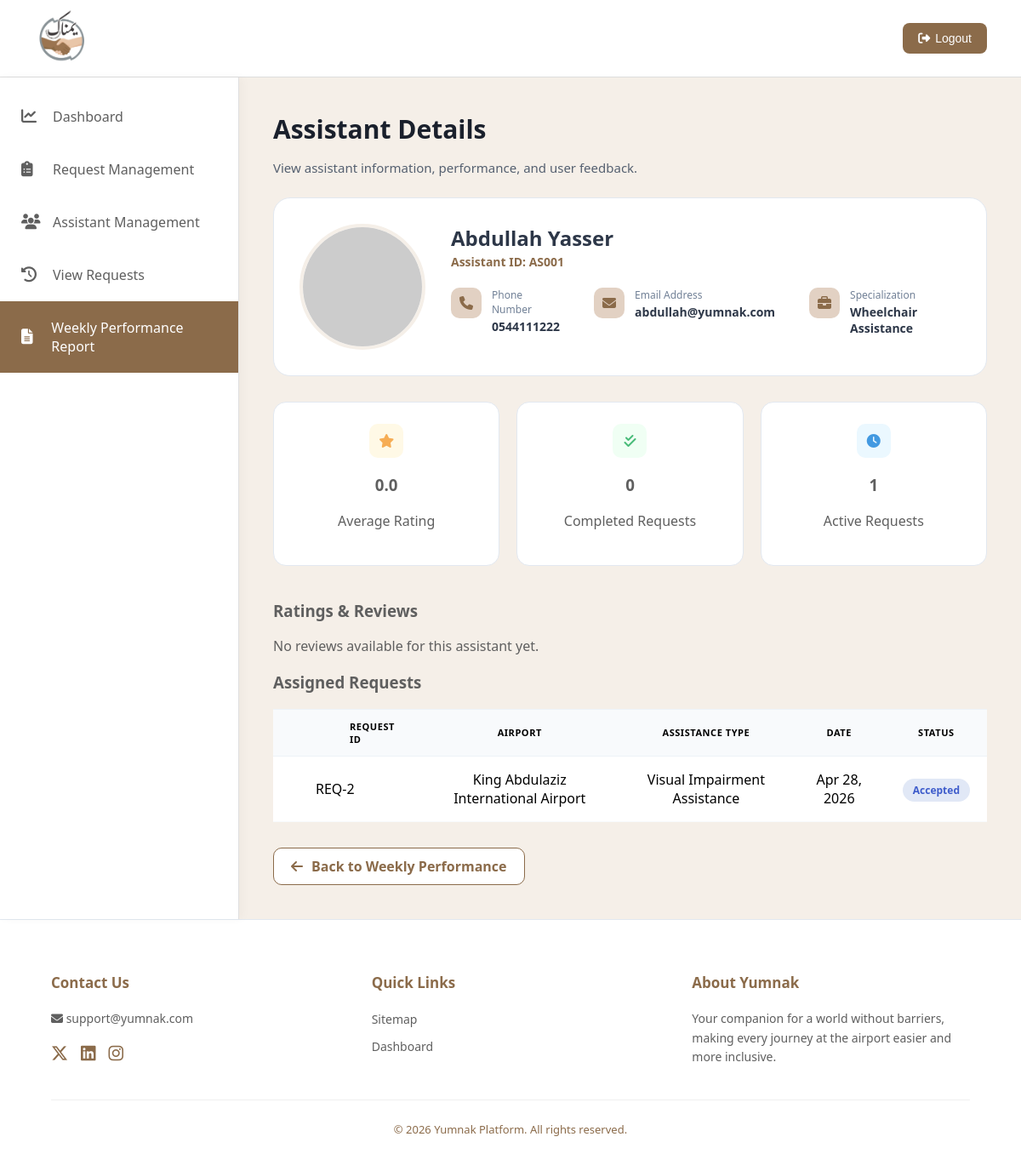
The app's page /Assistant_profile.php?id=1 (signed in) with its own data.
### tables this page shows
CREATE TABLE ASSISTANT (
    AssistantID INT(11) AUTO_INCREMENT PRIMARY KEY,
    Name VARCHAR(100) NOT NULL,
    Phone VARCHAR(20) NOT NULL,
    Email VARCHAR(100) UNIQUE NOT NULL,
    Specialization ENUM(
        'Wheelchair Assistance', 
        'Mobility Assistance', 
        'Visual Impairment Assistance', 
        'Hearing Impairment Assistance', 
        'Cognitive Assistance'
    ) NOT NULL,
    AdminID INT,
    FOREIGN KEY (AdminID) REFERENCES ADMIN(AdminID) ON DELETE SET NULL
);

CREATE TABLE ASSISTANCE_REQUEST (
    RequestID INT(11) AUTO_INCREMENT PRIMARY KEY,
    PreferredTime DATETIME NOT NULL,
    Date DATETIME DEFAULT CURRENT_TIMESTAMP,
    ExtraNote VARCHAR(255),
    Status ENUM('Pending', 'Accepted', 'Rejected', 'Cancelled', 'Completed') DEFAULT 'Pending', 
    IsPaid BOOLEAN DEFAULT FALSE,
    TravelerID INT NOT NULL,
    AdminID INT,
    AssistantID INT,
    GateID VARCHAR(50) NOT NULL,
    FOREIGN KEY (TravelerID) REFERENCES TRAVELER(UserID) ON DELETE CASCADE,
    FOREIGN KEY (AdminID) REFERENCES ADMIN(AdminID) ON DELETE SET NULL,
    FOREIGN KEY (AssistantID) REFERENCES ASSISTANT(AssistantID) ON DELETE SET NULL,
    FOREIGN KEY (GateID) REFERENCES GATE(GateID) ON DELETE RESTRICT
);

### Assistant_profile.php (the view, shortened to what this page needs)
<?php
require 'db_connection.php';
$assistant_id = isset($_GET['id']) ? intval($_GET['id']) : 0;
$stmt = $conn->prepare("SELECT * FROM ASSISTANT WHERE AssistantID = ?");
$stmt->bind_param("i", $assistant_id);
$stmt->execute();
$assistant_result = $stmt->get_result();
$assistant = $assistant_result->fetch_assoc();
$stats_sql = "SELECT
    (SELECT COUNT(*) FROM ASSISTANCE_REQUEST
     WHERE AssistantID = $assistant_id AND Status = 'Completed'
     AND YEARWEEK(Date, 1) = YEARWEEK(CURDATE(), 1)) AS CompletedCount,
    (SELECT COUNT(*) FROM ASSISTANCE_REQUEST
     WHERE AssistantID = $assistant_id AND Status IN ('Pending', 'Accepted')
     AND YEARWEEK(Date, 1) = YEARWEEK(CURDATE(), 1)) AS AssignedCount,
    (SELECT ROUND(AVG(r.Stars), 1) FROM REVIEW r
     JOIN ASSISTANCE_REQUEST ar ON r.RequestID = ar.RequestID
     WHERE ar.AssistantID = $assistant_id
     AND YEARWEEK(r.Date, 1) = YEARWEEK(CURDATE(), 1)) AS AvgRating";
$stats_result = $conn->query($stats_sql);
$stats = $stats_result->fetch_assoc();
$rating = $stats['AvgRating'] ? $stats['AvgRating'] : "0.0";
$reviews_sql = "SELECT r.Stars, r.Comment, r.Date, ar.RequestID, t.UserName
                FROM REVIEW r
                JOIN ASSISTANCE_REQUEST ar ON r.RequestID = ar.RequestID
                JOIN TRAVELER t ON ar.TravelerID = t.UserID
                WHERE ar.AssistantID = $assistant_id
                AND YEARWEEK(r.Date, 1) = YEARWEEK(CURDATE(), 1)";
$reviews_result = $conn->query($reviews_sql);
$requests_sql = "SELECT
                    ar.RequestID,
                    a.AirportName,
                    ar.Date,
                    ar.Status,
                    GROUP_CONCAT(aty.AssistanceName SEPARATOR ', ') AS AssistanceNames
                 FROM ASSISTANCE_REQUEST ar
                 LEFT JOIN GATE g ON ar.GateID = g.GateID
                 LEFT JOIN AIRPORT a ON g.AirportID = a.AirportID
                 LEFT JOIN REQUEST_TYPE rt ON ar.RequestID = rt.RequestID
                 LEFT JOIN ASSISTANCE_TYPE aty ON rt.AssistanceTypeID = aty.AssistanceTypeID
                 WHERE ar.AssistantID = $assistant_id
                 AND YEARWEEK(ar.Date, 1) = YEARWEEK(CURDATE(), 1)
                 GROUP BY ar.RequestID, a.AirportName, ar.Date, ar.Status
                 ORDER BY ar.Date DESC";
$requests_result = $conn->query($requests_sql);
?>
<!DOCTYPE html>
<html lang="ar" dir="ltr">
<head>
<link rel="stylesheet" href="https://cdnjs.cloudflare.com/ajax/libs/font-awesome/6.5.1/css/all.min.css">
<link rel="stylesheet" href="StyleM.css">
</head>
<body>
<header>
    <div class="logo">
        <img src="Image/Yumnak-Logo.png" alt="Yumnak Logo">
    </div>
    <div class="logout">
        <button onclick="window.location.href='logout.php'">
            <i class="fas fa-sign-out-alt"></i>
            Logout
        </button>
    </div>
</header>
<div class="container">
            <aside class="sidebar">
    <a href="Admin-Dashboard.php" class="sidebar-item">
        <i class="fa-solid fa-chart-line"></i> Dashboard
    </a>
    <a href="request-management.php" class="sidebar-item">
        <i class="fa-solid fa-clipboard-list"></i> Request Management
    </a>
    <a href="Assistant_Management.php" class="sidebar-item">
        <i class="fa-solid fa-users"></i> Assistant Management
    </a>
    <a href="view-requests.php" class="sidebar-item">
        <i class="fa-solid fa-clock-rotate-left"></i> View Requests
    </a>
    <a href="Weekly_Performance.php" class="sidebar-item active">
        <i class="fa-solid fa-file-lines"></i> Weekly Performance Report
    </a>
</aside>
<main class="main-content">
    <div class="headline">
        <h1>Assistant Details</h1>
        <p>View assistant information, performance, and user feedback.</p>
    </div>
    <div class="profile-header-card">
            <img src="https://ui-avatars.com/api/?name=<?php echo urlencode($assistant['Name']); ?>&background=8B6B4A&color=fff" alt="Profile" class="main-avatar">
            <div class="profile-info-grid">
                <div class="name-section">
                    <h2><?php echo htmlspecialchars($assistant['Name']); ?></h2>
                    <span class="id-tag">Assistant ID: AS00<?php echo $assistant['AssistantID']; ?></span>
                </div>
                <div class="contact-details-row">
                    <div class="detail-item">
                        <i class="fa-solid fa-phone"></i>
                        <div><label>Phone Number</label><p><?php echo htmlspecialchars($assistant['Phone']); ?></p></div>
                    </div>
                    <div class="detail-item">
                        <i class="fa-solid fa-envelope"></i>
                        <div><label>Email Address</label><p><?php echo htmlspecialchars($assistant['Email']); ?></p></div>
                    </div>
                    <div class="detail-item">
                        <i class="fa-solid fa-briefcase"></i>
                        <div><label>Specialization</label><p><?php echo htmlspecialchars($assistant['Specialization']); ?></p></div>
                    </div>
                </div>
            </div>
        </div>
    <div class="stats-container">
            <div class="stat-box"><div class="stat-icon rating-bg"><i class="fa-solid fa-star"></i></div><h3><?php echo $rating; ?></h3><p>Average Rating</p></div>
            <div class="stat-box"><div class="stat-icon completed-bg"><i class="fa-solid fa-check-double"></i></div><h3><?php echo $stats['CompletedCount']; ?></h3><p>Completed Requests</p></div>
            <div class="stat-box"><div class="stat-icon assigned-bg"><i class="fa-solid fa-clock"></i></div><h3><?php echo $stats['AssignedCount']; ?></h3><p>Active Requests</p></div>
        </div>
       <div class="reviews-section">
        <h3>Ratings & Reviews</h3>
        <?php if ($reviews_result->num_rows > 0) { ?>
        <div class="slider-wrapper">
            <button class="nav-btn prev" onclick="moveSlider(-1)"><i class="fa-solid fa-chevron-left"></i></button>
            <div class="reviews-slider-container">
                <div class="reviews-track" id="reviewsTrack">
                    <?php while($rev = $reviews_result->fetch_assoc()) { ?>
                    <div class="review-card">
                        <img src="https://ui-avatars.com/api/?name=<?php echo urlencode($rev['UserName']); ?>" class="reviewer-img">
                        <div class="review-content">
                            <div class="review-header">
                                <h4><?php echo htmlspecialchars($rev['UserName']); ?> <span>(REQ-<?php echo $rev['RequestID']; ?>)</span></h4>
                                <span class="time-ago"><?php echo date("d M Y", strtotime($rev['Date'])); ?></span>
                            </div>
                            <div class="stars">
                                <?php for($i=0; $i<$rev['Stars']; $i++) { echo '<i class="fa-solid fa-star"></i>'; } ?>
                                <?php echo $rev['Stars']; ?>.0
                            </div>
                            <p><?php echo htmlspecialchars($rev['Comment']); ?></p>
                        </div>
                    </div>
                    <?php } ?>
                </div>
            </div>
            <button class="nav-btn next" onclick="moveSlider(1)"><i class="fa-solid fa-chevron-right"></i></button>
        </div>
        <?php } else { echo "<p>No reviews available for this assistant yet.</p>"; } ?>
    </div>
        <div class="table-container-details">
            <h3>Assigned Requests</h3>
            <table class="req-tab">
                <thead>
                    <tr><th>Request ID</th><th>Airport</th><th>Assistance Type</th><th>Date</th><th>Status</th></tr>
                </thead>
                <tbody>
                    <?php
                    if ($requests_result->num_rows > 0) {
                        while($req = $requests_result->fetch_assoc()) {
                            $statusClass = strtolower($req['Status']);
                    ?>
                    <tr>
                        <td>REQ-<?php echo $req['RequestID']; ?></td>
                        <td><?php echo htmlspecialchars($req['AirportName']); ?></td>
                        <td><?php echo htmlspecialchars($req['AssistanceNames'] ?? 'N/A'); ?></td>
                        <td><?php echo date("M d, Y", strtotime($req['Date'])); ?></td>
                        <td><span class="status-badge <?php echo $statusClass; ?>"><?php echo htmlspecialchars($req['Status']); ?></span></td>
                    </tr>
                    <?php } } else { echo "<tr><td colspan='5'>No assigned requests found.</td></tr>"; } ?>
                </tbody>
            </table>
        </div>
        <a href="Weekly_Performance.php" class="btn-back-link"><i class="fa-solid fa-arrow-left"></i> Back to Weekly Performance</a>
    </main>
</div>
<footer class="footer">
    <div class="footer-content">
        <div class="footer-section">
            <h4>Contact Us</h4>
            <p><i class="fas fa-envelope"></i> support@yumnak.com</p>
            <div class="social-icons">
                <a href="#"><i class="fa-brands fa-x-twitter"></i></a>
                <a href="#"><i class="fab fa-linkedin"></i></a>
                <a href="#"><i class="fab fa-instagram"></i></a>
            </div>
        </div>
        <div class="footer-section">
            <h4>Quick Links</h4>
            <ul class="footer-links">
                <li><a href="#">Sitemap</a></li>
                <li><a href="Admin-Dashboard.php">Dashboard</a></li>
            </ul>
        </div>
        <div class="footer-section about-yumnak">
            <h4>About Yumnak</h4>
            <p>Your companion for a world without barriers, making every journey at the airport easier and more inclusive.</p>
        </div>
    </div>
    <div class="footer-bottom">
        &copy; 2026 Yumnak Platform. All rights reserved.
    </div>
</footer>
</body>
</html>

### records on screen
assistant: Name "Abdullah Yasser", AssistantID "1", Phone "0544111222", Email "abdullah@yumnak.com", Specialization "Wheelchair Assistance"
assistance_request: RequestID "2", AirportName "King Abdulaziz International Airport", AssistanceNames "Visual Impairment Assistance", Date "Apr 28, 2026", Status "Accepted"

### other values on screen
$rating "0.0"
$stats['CompletedCount'] "0"
$stats['AssignedCount'] "1"
